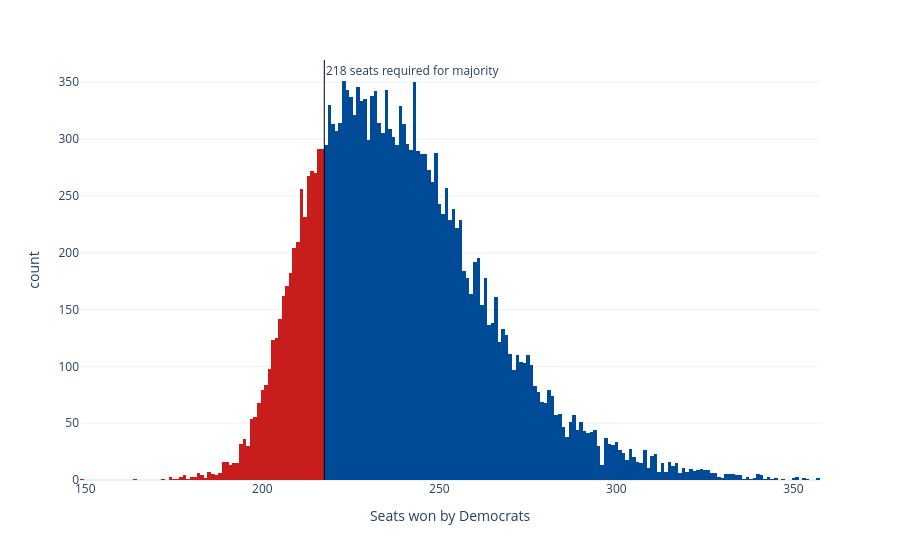

The notebook cell saved with this chart:
### Code cell
sims_hist = px.histogram(seat_sims, x='seats', nbins=np.unique(seat_sims['seats']).shape[0]*2, color='winner',
                         color_discrete_map={'Democrats': '#004b97', 'Republicans': '#c71e1d'},
                         labels={'seats':'Seats won by Democrats', 'winner': 'Winner'}, template='plotly_white')
sims_hist.update_traces(showlegend=False)
sims_hist.add_vline(x=217.5, line_width=1, line_color='black', annotation_text='218 seats required for majority', 
                    annotation_position='top right')
sims_hist

### Figure 1 — Plotly figure (JSON) as saved in the notebook; plotly's stock layout.template omitted (floating-point values rounded to 4 significant figures; data arrays with more than 128 entries replaced by an {"elided": "..."} marker saying what was removed)
{"data": [{"bingroup": "x", "hovertemplate": "Winner=Republicans<br>Seats won by Democrats=%{x}<br>count=%{y}<extra></extra>", "legendgroup": "Republicans", "marker": {"color": "#c71e1d", "pattern": {"shape": ""}}, "name": "Republicans", "nbinsx": 362, "orientation": "v", "showlegend": false, "type": "histogram", "x": {"elided": "3863 int values"}, "xaxis": "x", "yaxis": "y"}, {"bingroup": "x", "hovertemplate": "Winner=Democrats<br>Seats won by Democrats=%{x}<br>count=%{y}<extra></extra>", "legendgroup": "Democrats", "marker": {"color": "#004b97", "pattern": {"shape": ""}}, "name": "Democrats", "nbinsx": 362, "orientation": "v", "showlegend": false, "type": "histogram", "x": {"elided": "16137 int values"}, "xaxis": "x", "yaxis": "y"}], "layout": {"annotations": [{"showarrow": false, "text": "218 seats required for majority", "x": 217.5, "xanchor": "left", "xref": "x", "y": 1, "yanchor": "top", "yref": "y domain"}], "barmode": "relative", "legend": {"title": {"text": "Winner"}, "tracegroupgap": 0}, "margin": {"t": 60}, "shapes": [{"line": {"color": "black", "width": 1}, "type": "line", "x0": 217.5, "x1": 217.5, "xref": "x", "y0": 0, "y1": 1, "yref": "y domain"}], "xaxis": {"anchor": "y", "domain": [0, 1], "title": {"text": "Seats won by Democrats"}}, "yaxis": {"anchor": "x", "domain": [0, 1], "title": {"text": "count"}}}}
